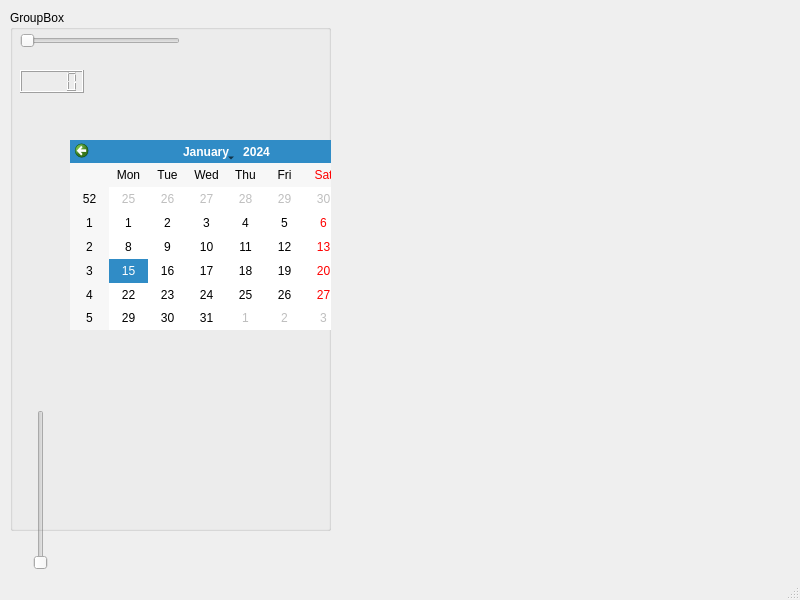
<?xml version="1.0" encoding="UTF-8"?>
<ui version="4.0">
 <class>MainWindow</class>
 <widget class="QMainWindow" name="MainWindow">
  <property name="geometry">
   <rect>
    <x>0</x>
    <y>0</y>
    <width>800</width>
    <height>600</height>
   </rect>
  </property>
  <property name="windowTitle">
   <string>MainWindow</string>
  </property>
  <widget class="QWidget" name="centralwidget">
   <widget class="QSlider" name="verticalSlider">
    <property name="geometry">
     <rect>
      <x>30</x>
      <y>410</y>
      <width>22</width>
      <height>160</height>
     </rect>
    </property>
    <property name="orientation">
     <enum>Qt::Vertical</enum>
    </property>
   </widget>
   <widget class="QGroupBox" name="groupBox">
    <property name="geometry">
     <rect>
      <x>10</x>
      <y>10</y>
      <width>321</width>
      <height>521</height>
     </rect>
    </property>
    <property name="title">
     <string>GroupBox</string>
    </property>
    <widget class="QSlider" name="horizontalSlider">
     <property name="geometry">
      <rect>
       <x>10</x>
       <y>20</y>
       <width>160</width>
       <height>22</height>
      </rect>
     </property>
     <property name="orientation">
      <enum>Qt::Horizontal</enum>
     </property>
    </widget>
    <widget class="QLCDNumber" name="lcdNumber">
     <property name="geometry">
      <rect>
       <x>10</x>
       <y>60</y>
       <width>64</width>
       <height>23</height>
      </rect>
     </property>
    </widget>
    <widget class="QCalendarWidget" name="calendarWidget">
     <property name="geometry">
      <rect>
       <x>60</x>
       <y>130</y>
       <width>312</width>
       <height>190</height>
      </rect>
     </property>
    </widget>
   </widget>
  </widget>
  <widget class="QMenuBar" name="menubar">
   <property name="geometry">
    <rect>
     <x>0</x>
     <y>0</y>
     <width>800</width>
     <height>22</height>
    </rect>
   </property>
  </widget>
  <widget class="QStatusBar" name="statusbar"/>
 </widget>
 <resources/>
 <connections>
  <connection>
   <sender>horizontalSlider</sender>
   <signal>sliderMoved(int)</signal>
   <receiver>lcdNumber</receiver>
   <slot>display(int)</slot>
   <hints>
    <hint type="sourcelabel">
     <x>55</x>
     <y>66</y>
    </hint>
    <hint type="destinationlabel">
     <x>47</x>
     <y>104</y>
    </hint>
   </hints>
  </connection>
 </connections>
</ui>
